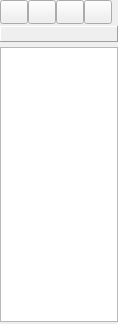
<?xml version="1.0" encoding="UTF-8"?>
<ui version="4.0">
 <author>Dmitry Baryshev</author>
 <class>List</class>
 <widget class="QWidget" name="List">
  <property name="geometry">
   <rect>
    <x>0</x>
    <y>0</y>
    <width>118</width>
    <height>324</height>
   </rect>
  </property>
  <layout class="QGridLayout" name="gridLayout_7">
   <property name="leftMargin">
    <number>0</number>
   </property>
   <property name="topMargin">
    <number>0</number>
   </property>
   <property name="rightMargin">
    <number>0</number>
   </property>
   <property name="bottomMargin">
    <number>0</number>
   </property>
   <property name="spacing">
    <number>0</number>
   </property>
   <item row="1" column="0">
    <widget class="QWidget" name="widgetHeader" native="true">
     <layout class="QGridLayout" name="gridLayout">
      <property name="leftMargin">
       <number>0</number>
      </property>
      <property name="topMargin">
       <number>0</number>
      </property>
      <property name="rightMargin">
       <number>0</number>
      </property>
      <property name="bottomMargin">
       <number>1</number>
      </property>
      <property name="spacing">
       <number>0</number>
      </property>
      <item row="0" column="0">
       <widget class="QStackedWidget" name="stackHeader">
        <property name="currentIndex">
         <number>0</number>
        </property>
        <widget class="QWidget" name="page_3">
         <layout class="QGridLayout" name="gridLayout_4">
          <property name="leftMargin">
           <number>0</number>
          </property>
          <property name="topMargin">
           <number>0</number>
          </property>
          <property name="rightMargin">
           <number>0</number>
          </property>
          <property name="bottomMargin">
           <number>0</number>
          </property>
          <item row="0" column="0">
           <widget class="QLabel" name="labelListHeader">
            <property name="frameShape">
             <enum>QFrame::Panel</enum>
            </property>
            <property name="frameShadow">
             <enum>QFrame::Raised</enum>
            </property>
           </widget>
          </item>
         </layout>
        </widget>
        <widget class="QWidget" name="page_4">
         <layout class="QGridLayout" name="gridLayout_5">
          <property name="leftMargin">
           <number>0</number>
          </property>
          <property name="topMargin">
           <number>0</number>
          </property>
          <property name="rightMargin">
           <number>0</number>
          </property>
          <property name="bottomMargin">
           <number>0</number>
          </property>
          <item row="0" column="0">
           <widget class="InlineTextInput" name="widgetEnterHeader" native="true"/>
          </item>
         </layout>
        </widget>
       </widget>
      </item>
     </layout>
    </widget>
   </item>
   <item row="0" column="0">
    <widget class="QWidget" name="widgetButtons" native="true">
     <layout class="QGridLayout" name="gridLayout_6">
      <property name="leftMargin">
       <number>0</number>
      </property>
      <property name="topMargin">
       <number>0</number>
      </property>
      <property name="rightMargin">
       <number>0</number>
      </property>
      <property name="bottomMargin">
       <number>2</number>
      </property>
      <property name="spacing">
       <number>0</number>
      </property>
      <item row="0" column="0">
       <widget class="QToolButton" name="pushList">
        <property name="minimumSize">
         <size>
          <width>28</width>
          <height>24</height>
         </size>
        </property>
        <property name="focusPolicy">
         <enum>Qt::NoFocus</enum>
        </property>
        <property name="toolTip">
         <string extracomment="Noun">List</string>
        </property>
        <property name="popupMode">
         <enum>QToolButton::InstantPopup</enum>
        </property>
       </widget>
      </item>
      <item row="0" column="1">
       <widget class="QToolButton" name="pushAdd">
        <property name="minimumSize">
         <size>
          <width>28</width>
          <height>24</height>
         </size>
        </property>
        <property name="focusPolicy">
         <enum>Qt::NoFocus</enum>
        </property>
        <property name="popupMode">
         <enum>QToolButton::InstantPopup</enum>
        </property>
       </widget>
      </item>
      <item row="0" column="3">
       <widget class="QToolButton" name="pushExport">
        <property name="minimumSize">
         <size>
          <width>28</width>
          <height>24</height>
         </size>
        </property>
        <property name="focusPolicy">
         <enum>Qt::NoFocus</enum>
        </property>
        <property name="popupMode">
         <enum>QToolButton::InstantPopup</enum>
        </property>
       </widget>
      </item>
      <item row="0" column="4">
       <spacer name="horizontalSpacer">
        <property name="orientation">
         <enum>Qt::Horizontal</enum>
        </property>
        <property name="sizeHint" stdset="0">
         <size>
          <width>0</width>
          <height>20</height>
         </size>
        </property>
       </spacer>
      </item>
      <item row="0" column="2">
       <widget class="QToolButton" name="pushSave">
        <property name="minimumSize">
         <size>
          <width>28</width>
          <height>24</height>
         </size>
        </property>
        <property name="focusPolicy">
         <enum>Qt::NoFocus</enum>
        </property>
        <property name="toolTip">
         <string extracomment="This is the label on a button that user pushes to issue the command. Ticker is a short company name, see http://www.investopedia.com/terms/t/tickersymbol.asp . The common practice is to borrow &quot;ticker&quot; from English and incorporate into your language (see http://en.wikipedia.org/wiki/Loanword)">Save tickers</string>
        </property>
       </widget>
      </item>
     </layout>
    </widget>
   </item>
   <item row="6" column="0">
    <widget class="QStackedWidget" name="stack">
     <property name="currentIndex">
      <number>0</number>
     </property>
     <widget class="QWidget" name="page">
      <layout class="QGridLayout" name="gridLayout_3">
       <property name="leftMargin">
        <number>0</number>
       </property>
       <property name="topMargin">
        <number>0</number>
       </property>
       <property name="rightMargin">
        <number>0</number>
       </property>
       <property name="bottomMargin">
        <number>0</number>
       </property>
       <item row="0" column="0">
        <widget class="TickerMiniInput" name="widgetInput" native="true"/>
       </item>
      </layout>
     </widget>
     <widget class="QWidget" name="page_2">
      <layout class="QGridLayout" name="gridLayout_2">
       <property name="leftMargin">
        <number>0</number>
       </property>
       <property name="topMargin">
        <number>0</number>
       </property>
       <property name="rightMargin">
        <number>0</number>
       </property>
       <property name="bottomMargin">
        <number>0</number>
       </property>
       <item row="0" column="0">
        <widget class="InlineTextInput" name="widgetSearch" native="true"/>
       </item>
      </layout>
     </widget>
    </widget>
   </item>
   <item row="2" column="0">
    <widget class="QLabel" name="labelUnsaved">
     <property name="sizePolicy">
      <sizepolicy hsizetype="Preferred" vsizetype="Fixed">
       <horstretch>0</horstretch>
       <verstretch>0</verstretch>
      </sizepolicy>
     </property>
     <property name="minimumSize">
      <size>
       <width>0</width>
       <height>3</height>
      </size>
     </property>
     <property name="maximumSize">
      <size>
       <width>16777215</width>
       <height>3</height>
      </size>
     </property>
     <property name="autoFillBackground">
      <bool>true</bool>
     </property>
    </widget>
   </item>
   <item row="3" column="0">
    <spacer name="verticalSpacer_4">
     <property name="orientation">
      <enum>Qt::Vertical</enum>
     </property>
     <property name="sizeType">
      <enum>QSizePolicy::Fixed</enum>
     </property>
     <property name="sizeHint" stdset="0">
      <size>
       <width>20</width>
       <height>1</height>
      </size>
     </property>
    </spacer>
   </item>
   <item row="4" column="0">
    <widget class="QListWidget" name="list">
     <property name="sizePolicy">
      <sizepolicy hsizetype="Expanding" vsizetype="Expanding">
       <horstretch>0</horstretch>
       <verstretch>1</verstretch>
      </sizepolicy>
     </property>
     <property name="mouseTracking">
      <bool>true</bool>
     </property>
     <property name="editTriggers">
      <set>QAbstractItemView::EditKeyPressed</set>
     </property>
    </widget>
   </item>
   <item row="5" column="0">
    <spacer name="verticalSpacer">
     <property name="orientation">
      <enum>Qt::Vertical</enum>
     </property>
     <property name="sizeType">
      <enum>QSizePolicy::Fixed</enum>
     </property>
     <property name="sizeHint" stdset="0">
      <size>
       <width>20</width>
       <height>2</height>
      </size>
     </property>
    </spacer>
   </item>
  </layout>
 </widget>
 <customwidgets>
  <customwidget>
   <class>TickerMiniInput</class>
   <extends>QWidget</extends>
   <header>tickerminiinput.h</header>
   <container>1</container>
  </customwidget>
  <customwidget>
   <class>InlineTextInput</class>
   <extends>QWidget</extends>
   <header>inlinetextinput.h</header>
   <container>1</container>
   <slots>
    <signal>cancel()</signal>
    <signal>next()</signal>
    <signal>textChanged(QString)</signal>
    <signal>accept()</signal>
   </slots>
  </customwidget>
 </customwidgets>
 <tabstops>
  <tabstop>pushList</tabstop>
  <tabstop>pushAdd</tabstop>
  <tabstop>pushSave</tabstop>
  <tabstop>pushExport</tabstop>
  <tabstop>list</tabstop>
 </tabstops>
 <resources/>
 <connections>
  <connection>
   <sender>list</sender>
   <signal>itemDoubleClicked(QListWidgetItem*)</signal>
   <receiver>List</receiver>
   <slot>loadItem()</slot>
   <hints>
    <hint type="sourcelabel">
     <x>60</x>
     <y>279</y>
    </hint>
    <hint type="destinationlabel">
     <x>182</x>
     <y>283</y>
    </hint>
   </hints>
  </connection>
  <connection>
   <sender>widgetSearch</sender>
   <signal>cancel()</signal>
   <receiver>List</receiver>
   <slot>stopSearching()</slot>
   <hints>
    <hint type="sourcelabel">
     <x>67</x>
     <y>317</y>
    </hint>
    <hint type="destinationlabel">
     <x>74</x>
     <y>400</y>
    </hint>
   </hints>
  </connection>
  <connection>
   <sender>widgetSearch</sender>
   <signal>next()</signal>
   <receiver>List</receiver>
   <slot>slotSearchTickerNext()</slot>
   <hints>
    <hint type="sourcelabel">
     <x>45</x>
     <y>311</y>
    </hint>
    <hint type="destinationlabel">
     <x>52</x>
     <y>414</y>
    </hint>
   </hints>
  </connection>
  <connection>
   <sender>widgetSearch</sender>
   <signal>textChanged(QString)</signal>
   <receiver>List</receiver>
   <slot>slotSearchTicker(QString)</slot>
   <hints>
    <hint type="sourcelabel">
     <x>28</x>
     <y>316</y>
    </hint>
    <hint type="destinationlabel">
     <x>28</x>
     <y>409</y>
    </hint>
   </hints>
  </connection>
  <connection>
   <sender>list</sender>
   <signal>currentRowChanged(int)</signal>
   <receiver>List</receiver>
   <slot>slotCurrentRowChanged(int)</slot>
   <hints>
    <hint type="sourcelabel">
     <x>82</x>
     <y>242</y>
    </hint>
    <hint type="destinationlabel">
     <x>174</x>
     <y>242</y>
    </hint>
   </hints>
  </connection>
  <connection>
   <sender>widgetSearch</sender>
   <signal>accept()</signal>
   <receiver>List</receiver>
   <slot>stopSearching()</slot>
   <hints>
    <hint type="sourcelabel">
     <x>58</x>
     <y>315</y>
    </hint>
    <hint type="destinationlabel">
     <x>58</x>
     <y>161</y>
    </hint>
   </hints>
  </connection>
  <connection>
   <sender>widgetEnterHeader</sender>
   <signal>cancel()</signal>
   <receiver>List</receiver>
   <slot>headerCancelled()</slot>
   <hints>
    <hint type="sourcelabel">
     <x>58</x>
     <y>36</y>
    </hint>
    <hint type="destinationlabel">
     <x>58</x>
     <y>161</y>
    </hint>
   </hints>
  </connection>
  <connection>
   <sender>widgetEnterHeader</sender>
   <signal>accept()</signal>
   <receiver>List</receiver>
   <slot>headerAccepted()</slot>
   <hints>
    <hint type="sourcelabel">
     <x>58</x>
     <y>36</y>
    </hint>
    <hint type="destinationlabel">
     <x>58</x>
     <y>161</y>
    </hint>
   </hints>
  </connection>
  <connection>
   <sender>pushSave</sender>
   <signal>clicked()</signal>
   <receiver>List</receiver>
   <slot>slotSave()</slot>
   <hints>
    <hint type="sourcelabel">
     <x>71</x>
     <y>14</y>
    </hint>
    <hint type="destinationlabel">
     <x>165</x>
     <y>67</y>
    </hint>
   </hints>
  </connection>
 </connections>
 <slots>
  <slot>slotSave()</slot>
  <slot>loadItem()</slot>
  <slot>stopSearching()</slot>
  <slot>slotSearchTickerNext()</slot>
  <slot>slotSearchTicker(QString)</slot>
  <slot>slotCurrentRowChanged(int)</slot>
  <slot>headerCancelled()</slot>
  <slot>headerAccepted()</slot>
 </slots>
</ui>
